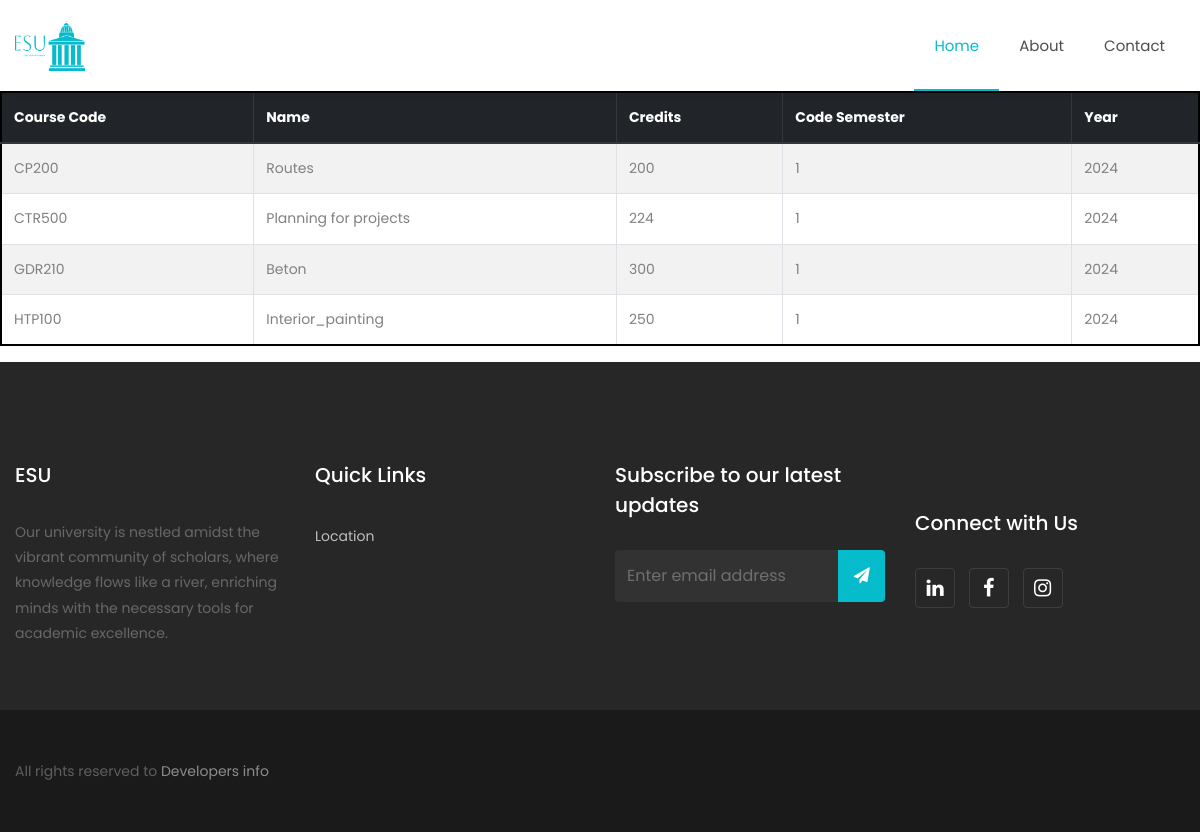
Screenshot of /src/HomePage/DisplayDiplomaCourses.php?CodeD=TGDC10 with the database file from the repository.
### tables this page shows
CREATE TABLE `course` (
  `CourseCode` varchar(6) NOT NULL,
  `Name` varchar(40) NOT NULL,
  `Credits` int(3) DEFAULT NULL,
  `IDA` int(4) NOT NULL,
  `IDD` int(4) NOT NULL,
  `CodeD` varchar(10) NOT NULL,
  `CodeSemester` varchar(6) NOT NULL,
  `Year` int(4) NOT NULL
);

### src/HomePage/DisplayDiplomaCourses.php (the view, shortened to what this page needs)
<?php include "../../Backend/Connection/connection.php";
$CodeD=$_GET['CodeD'];
?>
<!DOCTYPE html>
<html lang="en">
<head>
  <link rel="stylesheet" href="https://stackpath.bootstrapcdn.com/font-awesome/4.7.0/css/font-awesome.min.css">
  <link rel="stylesheet" href="../../css/animate.css">
  <link rel="stylesheet" href="../../css/owl.carousel.min.css">
  <link rel="stylesheet" href="../../css/owl.theme.default.min.css">
  <link rel="stylesheet" href="../../css/magnific-popup.css">
  <link rel="stylesheet" href="../../css/style.css">
</head>
<body>
  <nav class="navbar navbar-expand-lg navbar-dark ftco_navbar bg-dark ftco-navbar-light" id="ftco-navbar">
    <div class="container">
      <a class="navbar-brand" href="../HomePage/HomePage.php"><img src="../../assets/LogoFolder/ESUWD.png" alt="Logo" width="70px" height="50px"></a>
      <div class="collapse navbar-collapse" id="ftco-nav">
        <ul class="navbar-nav ml-auto">
          <li class="nav-item active"><a href="../HomePage/HomePage.php" class="nav-link">Home</a></li>
          <li class="nav-item dropdown">
          <li class="nav-item"><a href="../About/about.php" class="nav-link">About</a></li>
          <li class="nav-item"><a href="../Contact/contact.php" class="nav-link">Contact</a></li>
        </ul>
      </div>
    </div>
  </nav>
  <div class="table-responsive">
    <table class="table table-striped table-bordered table-hover" style="border: 2px solid black">
      <thead class="thead-dark">
        <tr>
          <th scope="col">Course Code</th>
          <th scope="col">Name</th>
          <th scope="col">Credits</th>
          <th scope="col">Code Semester</th>
          <th scope="col">Year</th>
        </tr>
      </thead>
      <tbody>
        <?php
        $q = "select CourseCode,Name,Credits,CodeSemester,Year
              from course
              where CodeD='$CodeD'";
        $res = $PDO->prepare($q);
        $res->execute();
        while ($row = $res->fetch()) {
          echo "<tr class='coloredRow'>";
          echo "<td>" . $row[0] . "</td>";
          echo "<td>" . $row[1] . "</td>";
          echo "<td>" . $row[2] . "</td>";
          echo "<td>" . $row[3] . "</td>";
          echo "<td>" . $row[4] . "</td>";
          echo "</tr>";
        }
        ?>
      </tbody>
    </table>
    <?php include "../Footer/footer.php"; ?>
</body>
</html>

### rows the page displays
course: CourseCode "CP200", Name "Routes", Credits "200", CodeSemester "1", Year "2024"
course: CourseCode "CTR500", Name "Planning for projects", Credits "224", CodeSemester "1", Year "2024"
course: CourseCode "GDR210", Name "Beton", Credits "300", CodeSemester "1", Year "2024"
course: CourseCode "HTP100", Name "Interior_painting", Credits "250", CodeSemester "1", Year "2024"
